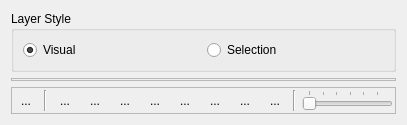
<?xml version="1.0" encoding="UTF-8"?>
<ui version="4.0">
 <class>StyleControllerWidgetForm</class>
 <widget class="QWidget" name="StyleControllerWidgetForm">
  <property name="geometry">
   <rect>
    <x>0</x>
    <y>0</y>
    <width>407</width>
    <height>125</height>
   </rect>
  </property>
  <property name="windowTitle">
   <string>Form</string>
  </property>
  <layout class="QGridLayout" name="gridLayout_4">
   <item row="0" column="0">
    <layout class="QGridLayout" name="gridLayout_3">
     <item row="0" column="0">
      <widget class="QGroupBox" name="groupBox">
       <property name="sizePolicy">
        <sizepolicy hsizetype="Preferred" vsizetype="Fixed">
         <horstretch>0</horstretch>
         <verstretch>0</verstretch>
        </sizepolicy>
       </property>
       <property name="title">
        <string>Layer Style</string>
       </property>
       <property name="flat">
        <bool>true</bool>
       </property>
       <layout class="QGridLayout" name="gridLayout_2">
        <item row="0" column="0">
         <widget class="QRadioButton" name="m_visualStyleRadioButton">
          <property name="text">
           <string>Visual</string>
          </property>
          <property name="checked">
           <bool>true</bool>
          </property>
         </widget>
        </item>
        <item row="0" column="1">
         <widget class="QRadioButton" name="m_selectionStyleRadioButton">
          <property name="layoutDirection">
           <enum>Qt::LeftToRight</enum>
          </property>
          <property name="text">
           <string>Selection</string>
          </property>
         </widget>
        </item>
       </layout>
      </widget>
     </item>
     <item row="1" column="0">
      <widget class="QFrame" name="m_explorerFrame">
       <property name="sizePolicy">
        <sizepolicy hsizetype="MinimumExpanding" vsizetype="MinimumExpanding">
         <horstretch>0</horstretch>
         <verstretch>0</verstretch>
        </sizepolicy>
       </property>
       <property name="frameShape">
        <enum>QFrame::StyledPanel</enum>
       </property>
       <property name="frameShadow">
        <enum>QFrame::Raised</enum>
       </property>
      </widget>
     </item>
     <item row="2" column="0">
      <widget class="QFrame" name="frame">
       <property name="sizePolicy">
        <sizepolicy hsizetype="MinimumExpanding" vsizetype="Fixed">
         <horstretch>0</horstretch>
         <verstretch>0</verstretch>
        </sizepolicy>
       </property>
       <property name="frameShape">
        <enum>QFrame::StyledPanel</enum>
       </property>
       <property name="frameShadow">
        <enum>QFrame::Sunken</enum>
       </property>
       <layout class="QGridLayout" name="gridLayout">
        <property name="leftMargin">
         <number>2</number>
        </property>
        <property name="topMargin">
         <number>2</number>
        </property>
        <property name="rightMargin">
         <number>2</number>
        </property>
        <property name="bottomMargin">
         <number>2</number>
        </property>
        <item row="0" column="9">
         <widget class="QToolButton" name="m_exportStyleToolButton">
          <property name="enabled">
           <bool>true</bool>
          </property>
          <property name="toolTip">
           <string>Export style</string>
          </property>
          <property name="text">
           <string>...</string>
          </property>
          <property name="autoRaise">
           <bool>true</bool>
          </property>
         </widget>
        </item>
        <item row="0" column="3">
         <widget class="QToolButton" name="m_addSymbToolButton">
          <property name="toolTip">
           <string>Add a new symbol to the selected rule</string>
          </property>
          <property name="text">
           <string>...</string>
          </property>
          <property name="autoRaise">
           <bool>true</bool>
          </property>
         </widget>
        </item>
        <item row="0" column="2">
         <widget class="QToolButton" name="m_addTextSymbToolButton">
          <property name="toolTip">
           <string>Add text representation to the selected rule</string>
          </property>
          <property name="text">
           <string>...</string>
          </property>
          <property name="autoRaise">
           <bool>true</bool>
          </property>
         </widget>
        </item>
        <item row="0" column="5">
         <widget class="QToolButton" name="m_upSymbToolButton">
          <property name="toolTip">
           <string>Change the current symbol position</string>
          </property>
          <property name="text">
           <string>...</string>
          </property>
          <property name="autoRaise">
           <bool>true</bool>
          </property>
         </widget>
        </item>
        <item row="0" column="11">
         <widget class="Line" name="line">
          <property name="orientation">
           <enum>Qt::Vertical</enum>
          </property>
         </widget>
        </item>
        <item row="0" column="4">
         <widget class="QToolButton" name="m_removeSymbToolButton">
          <property name="toolTip">
           <string>Remove the selected symbol</string>
          </property>
          <property name="text">
           <string>...</string>
          </property>
          <property name="autoRaise">
           <bool>true</bool>
          </property>
         </widget>
        </item>
        <item row="0" column="1">
         <widget class="Line" name="line_2">
          <property name="orientation">
           <enum>Qt::Vertical</enum>
          </property>
         </widget>
        </item>
        <item row="0" column="0">
         <widget class="QToolButton" name="m_mapRefreshToolButton">
          <property name="toolTip">
           <string>Update the MapDisplay</string>
          </property>
          <property name="text">
           <string>...</string>
          </property>
          <property name="autoRaise">
           <bool>true</bool>
          </property>
         </widget>
        </item>
        <item row="0" column="7">
         <widget class="QToolButton" name="m_libManagerToolButton">
          <property name="enabled">
           <bool>true</bool>
          </property>
          <property name="toolTip">
           <string>Open the library manager</string>
          </property>
          <property name="text">
           <string>...</string>
          </property>
          <property name="autoRaise">
           <bool>true</bool>
          </property>
         </widget>
        </item>
        <item row="0" column="12">
         <widget class="QSlider" name="m_iconSizeSlider">
          <property name="toolTip">
           <string>Change the preview size</string>
          </property>
          <property name="minimum">
           <number>16</number>
          </property>
          <property name="maximum">
           <number>128</number>
          </property>
          <property name="singleStep">
           <number>2</number>
          </property>
          <property name="pageStep">
           <number>4</number>
          </property>
          <property name="tracking">
           <bool>true</bool>
          </property>
          <property name="orientation">
           <enum>Qt::Horizontal</enum>
          </property>
          <property name="invertedControls">
           <bool>false</bool>
          </property>
          <property name="tickPosition">
           <enum>QSlider::TicksAbove</enum>
          </property>
          <property name="tickInterval">
           <number>20</number>
          </property>
         </widget>
        </item>
        <item row="0" column="6">
         <widget class="QToolButton" name="m_downSymbToolButton">
          <property name="toolTip">
           <string>Change the current symbol position</string>
          </property>
          <property name="text">
           <string>...</string>
          </property>
          <property name="autoRaise">
           <bool>true</bool>
          </property>
         </widget>
        </item>
        <item row="0" column="8">
         <widget class="QToolButton" name="m_importStyleToolButton">
          <property name="enabled">
           <bool>true</bool>
          </property>
          <property name="toolTip">
           <string>Import style</string>
          </property>
          <property name="text">
           <string>...</string>
          </property>
          <property name="autoRaise">
           <bool>true</bool>
          </property>
         </widget>
        </item>
       </layout>
      </widget>
     </item>
    </layout>
   </item>
  </layout>
 </widget>
 <tabstops>
  <tabstop>m_mapRefreshToolButton</tabstop>
  <tabstop>m_addTextSymbToolButton</tabstop>
  <tabstop>m_addSymbToolButton</tabstop>
  <tabstop>m_removeSymbToolButton</tabstop>
  <tabstop>m_upSymbToolButton</tabstop>
  <tabstop>m_downSymbToolButton</tabstop>
  <tabstop>m_libManagerToolButton</tabstop>
  <tabstop>m_iconSizeSlider</tabstop>
 </tabstops>
 <resources/>
 <connections/>
</ui>
